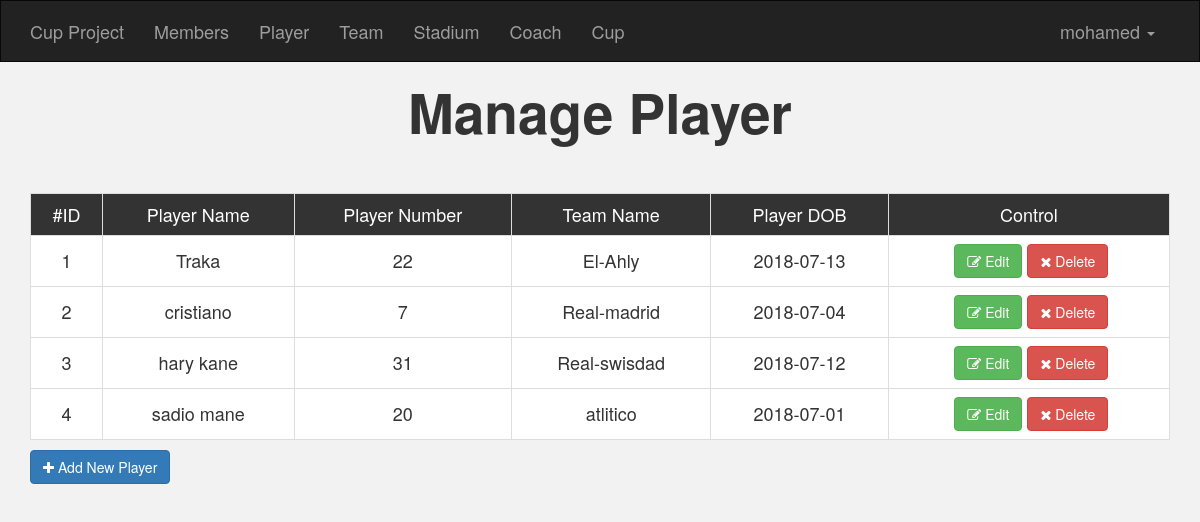
The page /admin/player.php (signed in) on the database its author committed.
### tables this page shows
CREATE TABLE `player` (
  `PlayerID` int(11) NOT NULL,
  `PlayerName` varchar(255) NOT NULL,
  `PlayerNumber` tinyint(4) NOT NULL,
  `DOB` date NOT NULL,
  `TeamID` int(11) NOT NULL
);

CREATE TABLE `team` (
  `TeamID` int(11) NOT NULL,
  `TeamName` varchar(255) NOT NULL,
  `CoachID` int(11) NOT NULL
);

### admin/player.php (the view, shortened to what this page needs)
<?php
    if(isset($_SESSION['username'])){
        include 'init.php';
        $do = isset($_GET['do']) ? $_GET['do'] : 'Manage';
        if($do == 'Manage'){
            $stmt = $con->prepare("SELECT Player.*,Team.* FROM Player INNER JOIN Team ON Player.TeamID=Team.TeamID");
            $stmt->execute();
            $rows = $stmt->fetchAll();
            if(!empty($rows)){
            ?>
            <h2 class="text-center">Manage Player</h2>
            <div class="container">
                <div class="table-responsive text-center main-table">
                    <table class="table table-bordered">
                        <tr>
                            <td>#ID</td>
                            <td>Player Name</td>
                            <td>Player Number</td>
                            <td>Team Name</td>
                            <td>Player DOB</td>
                            <td>Control</td>
                        </tr>
                        <?php
                        foreach ($rows as $row){
                            echo '<tr>';
                            echo '<td>' . $row['PlayerID'] . '</td>';
                            echo '<td>' . $row['PlayerName'] . '</td>';
                            echo '<td>' . $row['PlayerNumber'] . '</td>';
                            echo '<td>' . $row['TeamName']    . '</td>';
                            echo '<td>' . $row['DOB'] . '</td>';
                            echo '<td>';
                            echo '<a href="?do=Edit&playerid='.$row['PlayerID'].'" class="btn btn-success"><i class="fa fa-edit"></i> Edit</a>';
                            echo '<a href="?do=Delete&playerid='.$row['PlayerID'].'" class="confirm btn btn-danger"><i class="fa fa-close"></i> Delete</a>';
                            echo '</td>';
                            echo '</tr>';
                        }
                        ?>
                    </table>
                </div>
                <a href="?do=Add" class="add btn btn-primary"><i class="fa fa-plus"></i> Add New Player</a>
            </div>
        <?php
            }else{
                echo '<div class="container">';
                echo '<div class="message alert alert-info">There Is No Recored To Show</div>';
                echo '<a href="?do=Add" class="add btn btn-primary"><i class="fa fa-plus"></i> Add New Player</a>';
                echo '</div>';
            }
        }
        include $tpl . 'footer.php';
    }else{
        header('Location:index.php');
        exit();
    }
?>

### admin/layout/css/backend.css (style rules this page uses)
body { font-size:18px;background-color:#f2f2f2; }
h2 { font-weight:bold; font-size:55px; color:#333; margin-bottom:50px; }
.table>tbody>tr>td, .table>tbody>tr>th, .table>tfoot>tr>td, .table>tfoot>tr>th, .table>thead>tr>td, .table>thead>tr>th { vertical-align: middle; }
.main-table tr:first-child { background-color:#333; color:#fff; }
.table { background: #fff; }
.main-table .btn { margin-left:5px; }
.add { margin-top:-10px; margin-bottom:10px; }

### rows shown on the page
player: PlayerID "1", PlayerName "Traka", PlayerNumber "22", TeamID.TeamName "El-Ahly", DOB "2018-07-13"
player: PlayerID "2", PlayerName "cristiano", PlayerNumber "7", TeamID.TeamName "Real-madrid", DOB "2018-07-04"
player: PlayerID "3", PlayerName "hary kane", PlayerNumber "31", TeamID.TeamName "Real-swisdad", DOB "2018-07-12"
player: PlayerID "4", PlayerName "sadio mane", PlayerNumber "20", TeamID.TeamName "atlitico", DOB "2018-07-01"

### other values the page prints
lang('CUP PROJECT') "Cup Project"
lang('MEMBERS') "Members"
lang('PLAYER') "Player"
lang('TEAM') "Team"
lang('STADIUM') "Stadium"
lang('COACH') "Coach"
lang('CUP') "Cup"
$_SESSION['username'] "mohamed"
